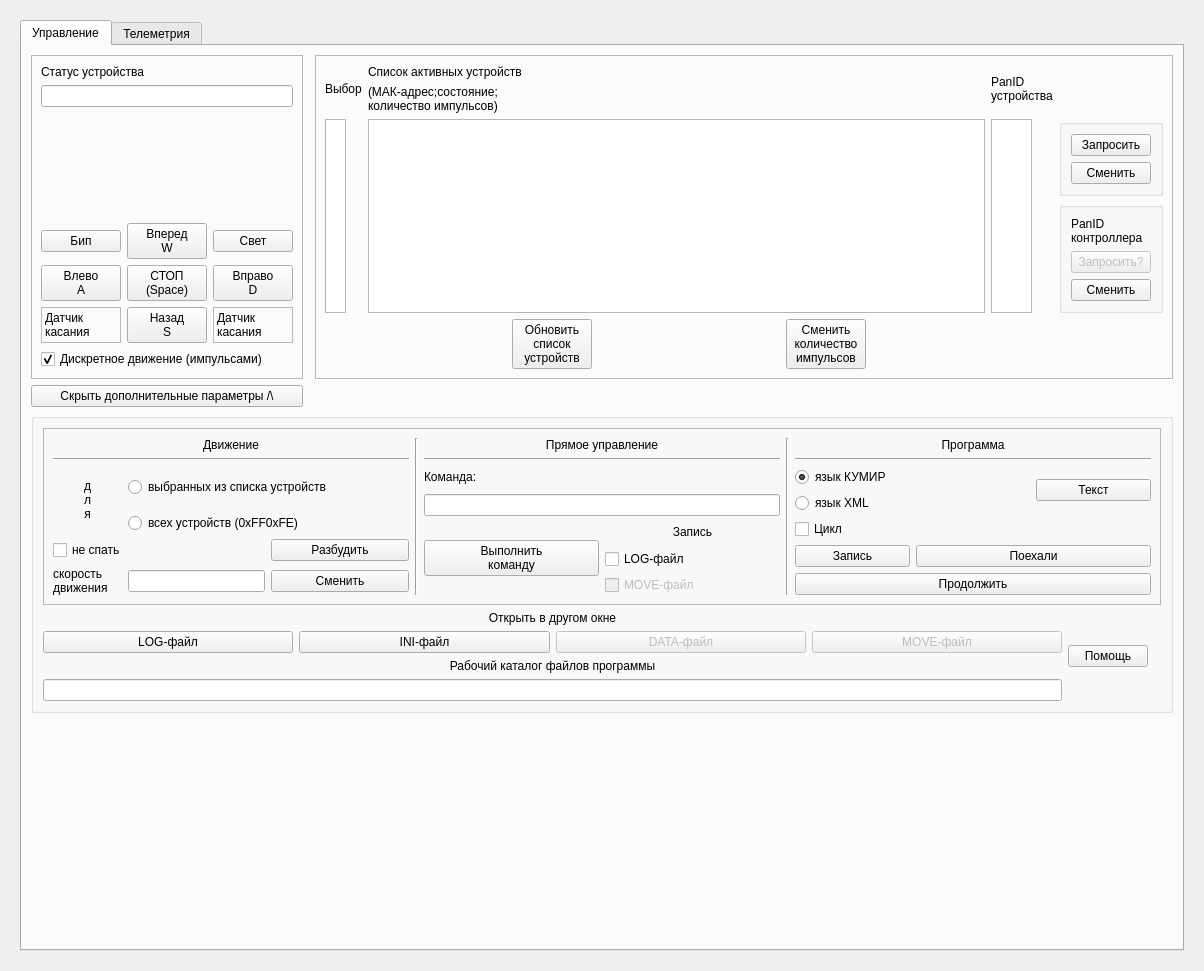
<?xml version="1.0" encoding="UTF-8"?>
<ui version="4.0">
 <class>SuperMode</class>
 <widget class="QWidget" name="SuperMode">
  <property name="geometry">
   <rect>
    <x>0</x>
    <y>0</y>
    <width>1204</width>
    <height>971</height>
   </rect>
  </property>
  <property name="windowTitle">
   <string>Form</string>
  </property>
  <layout class="QVBoxLayout" name="verticalLayout_3">
   <item>
    <widget class="QWidget" name="widget" native="true">
     <property name="sizePolicy">
      <sizepolicy hsizetype="Expanding" vsizetype="Expanding">
       <horstretch>0</horstretch>
       <verstretch>0</verstretch>
      </sizepolicy>
     </property>
     <layout class="QVBoxLayout" name="verticalLayout_4">
      <item>
       <widget class="QTabWidget" name="tabWidget">
        <property name="sizePolicy">
         <sizepolicy hsizetype="Expanding" vsizetype="Preferred">
          <horstretch>0</horstretch>
          <verstretch>0</verstretch>
         </sizepolicy>
        </property>
        <property name="currentIndex">
         <number>0</number>
        </property>
        <widget class="QWidget" name="tab_1">
         <attribute name="title">
          <string>Управление</string>
         </attribute>
         <layout class="QGridLayout" name="gridLayout">
          <property name="sizeConstraint">
           <enum>QLayout::SetDefaultConstraint</enum>
          </property>
          <item row="3" column="0" colspan="3">
           <widget class="QGroupBox" name="GDopParam">
            <property name="title">
             <string/>
            </property>
            <layout class="QGridLayout" name="gridLayout_6">
             <item row="2" column="0" colspan="4">
              <layout class="QHBoxLayout" name="horizontalLayout_5">
               <item>
                <layout class="QVBoxLayout" name="verticalLayout_7">
                 <item>
                  <widget class="QLabel" name="label_22">
                   <property name="text">
                    <string>&lt;html&gt;&lt;head/&gt;&lt;body&gt;&lt;p align=&quot;center&quot;&gt;Открыть в другом окне&lt;/p&gt;&lt;/body&gt;&lt;/html&gt;</string>
                   </property>
                  </widget>
                 </item>
                 <item>
                  <layout class="QHBoxLayout" name="horizontalLayout_3">
                   <item>
                    <widget class="QPushButton" name="BLog">
                     <property name="text">
                      <string>LOG-файл</string>
                     </property>
                    </widget>
                   </item>
                   <item>
                    <widget class="QPushButton" name="BParam">
                     <property name="text">
                      <string>INI-файл</string>
                     </property>
                    </widget>
                   </item>
                   <item>
                    <widget class="QPushButton" name="BData">
                     <property name="enabled">
                      <bool>false</bool>
                     </property>
                     <property name="text">
                      <string>DATA-файл</string>
                     </property>
                    </widget>
                   </item>
                   <item>
                    <widget class="QPushButton" name="BMove">
                     <property name="enabled">
                      <bool>false</bool>
                     </property>
                     <property name="text">
                      <string>MOVE-файл</string>
                     </property>
                    </widget>
                   </item>
                  </layout>
                 </item>
                 <item>
                  <widget class="QLabel" name="label_23">
                   <property name="text">
                    <string>&lt;html&gt;&lt;head/&gt;&lt;body&gt;&lt;p align=&quot;center&quot;&gt;Рабочий каталог файлов программы&lt;/p&gt;&lt;/body&gt;&lt;/html&gt;</string>
                   </property>
                  </widget>
                 </item>
                 <item>
                  <widget class="QLineEdit" name="ServerDir"/>
                 </item>
                </layout>
               </item>
               <item>
                <widget class="QPushButton" name="BHelp">
                 <property name="text">
                  <string>Помощь</string>
                 </property>
                </widget>
               </item>
               <item>
                <widget class="QLabel" name="logo">
                 <property name="sizePolicy">
                  <sizepolicy hsizetype="Fixed" vsizetype="Fixed">
                   <horstretch>0</horstretch>
                   <verstretch>0</verstretch>
                  </sizepolicy>
                 </property>
                 <property name="text">
                  <string/>
                 </property>
                 <property name="pixmap">
                  <pixmap resource="../res.qrc">:/image/image/umki_logo_m.png</pixmap>
                 </property>
                </widget>
               </item>
              </layout>
             </item>
             <item row="1" column="0" colspan="4">
              <widget class="QFrame" name="frame_3">
               <property name="frameShape">
                <enum>QFrame::StyledPanel</enum>
               </property>
               <property name="frameShadow">
                <enum>QFrame::Raised</enum>
               </property>
               <layout class="QHBoxLayout" name="horizontalLayout_4">
                <item>
                 <layout class="QVBoxLayout" name="verticalLayout_5">
                  <item>
                   <widget class="QLabel" name="label_16">
                    <property name="sizePolicy">
                     <sizepolicy hsizetype="Preferred" vsizetype="Fixed">
                      <horstretch>0</horstretch>
                      <verstretch>0</verstretch>
                     </sizepolicy>
                    </property>
                    <property name="text">
                     <string>&lt;html&gt;&lt;head/&gt;&lt;body&gt;&lt;p align=&quot;center&quot;&gt;Движение&lt;/p&gt;&lt;/body&gt;&lt;/html&gt;</string>
                    </property>
                   </widget>
                  </item>
                  <item>
                   <layout class="QGridLayout" name="gridLayout_7">
                    <item row="5" column="0">
                     <widget class="QLabel" name="label_15">
                      <property name="text">
                       <string>скорость
движения</string>
                      </property>
                     </widget>
                    </item>
                    <item row="3" column="1" colspan="4">
                     <widget class="QRadioButton" name="BAll">
                      <property name="text">
                       <string>всех устройств (0xFF0xFE)</string>
                      </property>
                      <property name="checked">
                       <bool>false</bool>
                      </property>
                     </widget>
                    </item>
                    <item row="0" column="0" colspan="5">
                     <widget class="Line" name="line_20">
                      <property name="orientation">
                       <enum>Qt::Horizontal</enum>
                      </property>
                     </widget>
                    </item>
                    <item row="5" column="1" colspan="2">
                     <widget class="QLineEdit" name="ImpS">
                      <property name="sizePolicy">
                       <sizepolicy hsizetype="Preferred" vsizetype="Fixed">
                        <horstretch>0</horstretch>
                        <verstretch>0</verstretch>
                       </sizepolicy>
                      </property>
                     </widget>
                    </item>
                    <item row="4" column="3" colspan="2">
                     <widget class="QPushButton" name="BAntiSleep">
                      <property name="text">
                       <string>Разбудить</string>
                      </property>
                     </widget>
                    </item>
                    <item row="5" column="3" colspan="2">
                     <widget class="QPushButton" name="BSpeed">
                      <property name="text">
                       <string>Сменить</string>
                      </property>
                     </widget>
                    </item>
                    <item row="1" column="1" rowspan="2" colspan="4">
                     <widget class="QRadioButton" name="BVibrSp">
                      <property name="text">
                       <string>выбранных из списка устройств</string>
                      </property>
                     </widget>
                    </item>
                    <item row="4" column="0" colspan="3">
                     <widget class="QCheckBox" name="checkUnsleep">
                      <property name="text">
                       <string>не спать</string>
                      </property>
                     </widget>
                    </item>
                    <item row="1" column="0" rowspan="3">
                     <widget class="QLabel" name="label_14">
                      <property name="text">
                       <string>д
л
я</string>
                      </property>
                      <property name="scaledContents">
                       <bool>false</bool>
                      </property>
                      <property name="alignment">
                       <set>Qt::AlignCenter</set>
                      </property>
                      <property name="margin">
                       <number>0</number>
                      </property>
                     </widget>
                    </item>
                   </layout>
                  </item>
                 </layout>
                </item>
                <item>
                 <widget class="Line" name="line">
                  <property name="orientation">
                   <enum>Qt::Vertical</enum>
                  </property>
                 </widget>
                </item>
                <item>
                 <layout class="QVBoxLayout" name="verticalLayout_8">
                  <item>
                   <widget class="QLabel" name="label_17">
                    <property name="sizePolicy">
                     <sizepolicy hsizetype="Preferred" vsizetype="Fixed">
                      <horstretch>0</horstretch>
                      <verstretch>0</verstretch>
                     </sizepolicy>
                    </property>
                    <property name="text">
                     <string>&lt;html&gt;&lt;head/&gt;&lt;body&gt;&lt;p align=&quot;center&quot;&gt;Прямое управление&lt;/p&gt;&lt;/body&gt;&lt;/html&gt;</string>
                    </property>
                   </widget>
                  </item>
                  <item>
                   <widget class="Line" name="line_26">
                    <property name="orientation">
                     <enum>Qt::Horizontal</enum>
                    </property>
                   </widget>
                  </item>
                  <item>
                   <layout class="QGridLayout" name="gridLayout_5">
                    <item row="3" column="1">
                     <widget class="QCheckBox" name="checkLog">
                      <property name="text">
                       <string>LOG-файл</string>
                      </property>
                      <property name="autoRepeatDelay">
                       <number>200</number>
                      </property>
                     </widget>
                    </item>
                    <item row="4" column="1">
                     <widget class="QCheckBox" name="checkMove">
                      <property name="enabled">
                       <bool>false</bool>
                      </property>
                      <property name="text">
                       <string>MOVE-файл</string>
                      </property>
                     </widget>
                    </item>
                    <item row="0" column="0">
                     <widget class="QLabel" name="label_18">
                      <property name="text">
                       <string>&lt;html&gt;&lt;head/&gt;&lt;body&gt;&lt;p&gt;Команда:&lt;/p&gt;&lt;/body&gt;&lt;/html&gt;</string>
                      </property>
                     </widget>
                    </item>
                    <item row="1" column="0" colspan="2">
                     <widget class="QLineEdit" name="CommTextEdit"/>
                    </item>
                    <item row="2" column="1">
                     <widget class="QLabel" name="label_19">
                      <property name="text">
                       <string>&lt;html&gt;&lt;head/&gt;&lt;body&gt;&lt;p align=&quot;center&quot;&gt;Запись&lt;/p&gt;&lt;/body&gt;&lt;/html&gt;</string>
                      </property>
                     </widget>
                    </item>
                    <item row="2" column="0" rowspan="3">
                     <widget class="QPushButton" name="BRuchnComm">
                      <property name="text">
                       <string>Выполнить
команду</string>
                      </property>
                     </widget>
                    </item>
                   </layout>
                  </item>
                 </layout>
                </item>
                <item>
                 <widget class="Line" name="line_2">
                  <property name="orientation">
                   <enum>Qt::Vertical</enum>
                  </property>
                 </widget>
                </item>
                <item>
                 <layout class="QVBoxLayout" name="verticalLayout_6">
                  <item>
                   <widget class="QLabel" name="label_30">
                    <property name="sizePolicy">
                     <sizepolicy hsizetype="Preferred" vsizetype="Fixed">
                      <horstretch>0</horstretch>
                      <verstretch>0</verstretch>
                     </sizepolicy>
                    </property>
                    <property name="text">
                     <string>&lt;html&gt;&lt;head/&gt;&lt;body&gt;&lt;p align=&quot;center&quot;&gt;Программа&lt;/p&gt;&lt;/body&gt;&lt;/html&gt;</string>
                    </property>
                   </widget>
                  </item>
                  <item>
                   <widget class="Line" name="line_32">
                    <property name="orientation">
                     <enum>Qt::Horizontal</enum>
                    </property>
                   </widget>
                  </item>
                  <item>
                   <layout class="QGridLayout" name="gridLayout_9">
                    <item row="1" column="0" colspan="2">
                     <widget class="QRadioButton" name="BXML">
                      <property name="text">
                       <string>язык XML</string>
                      </property>
                     </widget>
                    </item>
                    <item row="2" column="0" colspan="3">
                     <widget class="QCheckBox" name="checkCicl">
                      <property name="text">
                       <string>Цикл</string>
                      </property>
                     </widget>
                    </item>
                    <item row="3" column="1" colspan="2">
                     <widget class="QPushButton" name="BPlay">
                      <property name="text">
                       <string>Поехали</string>
                      </property>
                      <property name="checkable">
                       <bool>true</bool>
                      </property>
                     </widget>
                    </item>
                    <item row="0" column="0" colspan="2">
                     <widget class="QRadioButton" name="BKumir">
                      <property name="text">
                       <string>язык КУМИР</string>
                      </property>
                      <property name="checked">
                       <bool>true</bool>
                      </property>
                     </widget>
                    </item>
                    <item row="0" column="2" rowspan="2">
                     <widget class="QPushButton" name="BPokazProgr">
                      <property name="text">
                       <string>Текст</string>
                      </property>
                     </widget>
                    </item>
                    <item row="3" column="0">
                     <widget class="QPushButton" name="BRec">
                      <property name="text">
                       <string>Запись</string>
                      </property>
                      <property name="checkable">
                       <bool>true</bool>
                      </property>
                     </widget>
                    </item>
                    <item row="4" column="0" colspan="3">
                     <widget class="QPushButton" name="BContinue">
                      <property name="text">
                       <string>Продолжить</string>
                      </property>
                     </widget>
                    </item>
                   </layout>
                  </item>
                 </layout>
                </item>
               </layout>
              </widget>
             </item>
            </layout>
           </widget>
          </item>
          <item row="1" column="0">
           <widget class="QPushButton" name="BDopParam">
            <property name="text">
             <string>Скрыть дополнительные параметры /\</string>
            </property>
            <property name="checkable">
             <bool>true</bool>
            </property>
           </widget>
          </item>
          <item row="0" column="2">
           <widget class="QFrame" name="frame">
            <property name="sizePolicy">
             <sizepolicy hsizetype="Expanding" vsizetype="Expanding">
              <horstretch>0</horstretch>
              <verstretch>0</verstretch>
             </sizepolicy>
            </property>
            <property name="frameShape">
             <enum>QFrame::StyledPanel</enum>
            </property>
            <property name="frameShadow">
             <enum>QFrame::Raised</enum>
            </property>
            <layout class="QGridLayout" name="gridLayout_3">
             <item row="0" column="0" rowspan="2">
              <widget class="QLabel" name="label_8">
               <property name="sizePolicy">
                <sizepolicy hsizetype="Preferred" vsizetype="Fixed">
                 <horstretch>0</horstretch>
                 <verstretch>0</verstretch>
                </sizepolicy>
               </property>
               <property name="text">
                <string>Выбор</string>
               </property>
              </widget>
             </item>
             <item row="2" column="4">
              <widget class="QGroupBox" name="groupBox_2">
               <property name="title">
                <string/>
               </property>
               <layout class="QVBoxLayout" name="verticalLayout">
                <item>
                 <widget class="QPushButton" name="ZapPanId">
                  <property name="text">
                   <string>Запросить</string>
                  </property>
                 </widget>
                </item>
                <item>
                 <widget class="QPushButton" name="IzmPanId">
                  <property name="text">
                   <string>Сменить</string>
                  </property>
                 </widget>
                </item>
               </layout>
              </widget>
             </item>
             <item row="2" column="1" rowspan="2">
              <widget class="QListWidget" name="listV">
               <property name="editTriggers">
                <set>QAbstractItemView::NoEditTriggers</set>
               </property>
               <property name="showDropIndicator" stdset="0">
                <bool>false</bool>
               </property>
               <property name="selectionMode">
                <enum>QAbstractItemView::MultiSelection</enum>
               </property>
               <property name="selectionRectVisible">
                <bool>false</bool>
               </property>
              </widget>
             </item>
             <item row="0" column="2" rowspan="2">
              <widget class="QLabel" name="label_10">
               <property name="sizePolicy">
                <sizepolicy hsizetype="Preferred" vsizetype="Fixed">
                 <horstretch>0</horstretch>
                 <verstretch>0</verstretch>
                </sizepolicy>
               </property>
               <property name="text">
                <string>PanID
устройства</string>
               </property>
              </widget>
             </item>
             <item row="3" column="4">
              <widget class="QGroupBox" name="groupBox">
               <property name="title">
                <string/>
               </property>
               <layout class="QVBoxLayout" name="verticalLayout_2">
                <item>
                 <widget class="QLabel" name="label_12">
                  <property name="text">
                   <string>PanID
контроллера</string>
                  </property>
                 </widget>
                </item>
                <item>
                 <widget class="QPushButton" name="ZapPanKONTR">
                  <property name="enabled">
                   <bool>false</bool>
                  </property>
                  <property name="text">
                   <string>Запросить?</string>
                  </property>
                 </widget>
                </item>
                <item>
                 <widget class="QPushButton" name="IzmPanIdKONTR">
                  <property name="text">
                   <string>Сменить</string>
                  </property>
                 </widget>
                </item>
               </layout>
              </widget>
             </item>
             <item row="1" column="1">
              <widget class="QLabel" name="label_9">
               <property name="sizePolicy">
                <sizepolicy hsizetype="Preferred" vsizetype="Fixed">
                 <horstretch>0</horstretch>
                 <verstretch>0</verstretch>
                </sizepolicy>
               </property>
               <property name="text">
                <string>(МАК-адрес;состояние;
количество импульсов)</string>
               </property>
              </widget>
             </item>
             <item row="2" column="0" rowspan="2">
              <widget class="QListWidget" name="listVibr">
               <property name="sizePolicy">
                <sizepolicy hsizetype="Fixed" vsizetype="Expanding">
                 <horstretch>0</horstretch>
                 <verstretch>0</verstretch>
                </sizepolicy>
               </property>
               <property name="minimumSize">
                <size>
                 <width>21</width>
                 <height>0</height>
                </size>
               </property>
               <property name="maximumSize">
                <size>
                 <width>21</width>
                 <height>16777215</height>
                </size>
               </property>
               <property name="selectionMode">
                <enum>QAbstractItemView::MultiSelection</enum>
               </property>
              </widget>
             </item>
             <item row="2" column="2" rowspan="2">
              <widget class="QListWidget" name="list_PANID">
               <property name="sizePolicy">
                <sizepolicy hsizetype="Fixed" vsizetype="Expanding">
                 <horstretch>0</horstretch>
                 <verstretch>0</verstretch>
                </sizepolicy>
               </property>
               <property name="minimumSize">
                <size>
                 <width>41</width>
                 <height>0</height>
                </size>
               </property>
               <property name="maximumSize">
                <size>
                 <width>41</width>
                 <height>16777215</height>
                </size>
               </property>
               <property name="selectionMode">
                <enum>QAbstractItemView::MultiSelection</enum>
               </property>
              </widget>
             </item>
             <item row="4" column="0" colspan="3">
              <layout class="QHBoxLayout" name="horizontalLayout_2">
               <item>
                <spacer name="horizontalSpacer">
                 <property name="orientation">
                  <enum>Qt::Horizontal</enum>
                 </property>
                 <property name="sizeHint" stdset="0">
                  <size>
                   <width>40</width>
                   <height>20</height>
                  </size>
                 </property>
                </spacer>
               </item>
               <item>
                <widget class="QPushButton" name="BUpdate">
                 <property name="text">
                  <string>Обновить
список
устройств</string>
                 </property>
                </widget>
               </item>
               <item>
                <spacer name="horizontalSpacer_3">
                 <property name="orientation">
                  <enum>Qt::Horizontal</enum>
                 </property>
                 <property name="sizeHint" stdset="0">
                  <size>
                   <width>40</width>
                   <height>20</height>
                  </size>
                 </property>
                </spacer>
               </item>
               <item>
                <widget class="QPushButton" name="BDiscrImp">
                 <property name="text">
                  <string>Сменить
количество
импульсов</string>
                 </property>
                </widget>
               </item>
               <item>
                <spacer name="horizontalSpacer_2">
                 <property name="orientation">
                  <enum>Qt::Horizontal</enum>
                 </property>
                 <property name="sizeHint" stdset="0">
                  <size>
                   <width>40</width>
                   <height>20</height>
                  </size>
                 </property>
                </spacer>
               </item>
              </layout>
             </item>
             <item row="0" column="1">
              <widget class="QLabel" name="label_7">
               <property name="sizePolicy">
                <sizepolicy hsizetype="Preferred" vsizetype="Fixed">
                 <horstretch>0</horstretch>
                 <verstretch>0</verstretch>
                </sizepolicy>
               </property>
               <property name="text">
                <string>Список активных устройств</string>
               </property>
              </widget>
             </item>
            </layout>
           </widget>
          </item>
          <item row="0" column="0">
           <widget class="QFrame" name="frame_2">
            <property name="sizePolicy">
             <sizepolicy hsizetype="Maximum" vsizetype="Preferred">
              <horstretch>0</horstretch>
              <verstretch>0</verstretch>
             </sizepolicy>
            </property>
            <property name="frameShape">
             <enum>QFrame::StyledPanel</enum>
            </property>
            <property name="frameShadow">
             <enum>QFrame::Raised</enum>
            </property>
            <layout class="QGridLayout" name="gridLayout_4">
             <item row="0" column="1">
              <widget class="QLabel" name="label">
               <property name="sizePolicy">
                <sizepolicy hsizetype="Expanding" vsizetype="Fixed">
                 <horstretch>0</horstretch>
                 <verstretch>0</verstretch>
                </sizepolicy>
               </property>
               <property name="text">
                <string>Статус устройства</string>
               </property>
              </widget>
             </item>
             <item row="1" column="1">
              <widget class="QLineEdit" name="LStatus">
               <property name="text">
                <string/>
               </property>
              </widget>
             </item>
             <item row="3" column="1">
              <layout class="QGridLayout" name="gridLayout_2">
               <item row="1" column="0">
                <widget class="QPushButton" name="BLeft">
                 <property name="text">
                  <string>Влево
A</string>
                 </property>
                </widget>
               </item>
               <item row="1" column="1">
                <widget class="QPushButton" name="BStop">
                 <property name="text">
                  <string>СТОП
(Space)</string>
                 </property>
                </widget>
               </item>
               <item row="2" column="1">
                <widget class="QPushButton" name="BDown">
                 <property name="text">
                  <string>Назад
S</string>
                 </property>
                </widget>
               </item>
               <item row="2" column="0">
                <widget class="QLabel" name="LeftDat">
                 <property name="autoFillBackground">
                  <bool>false</bool>
                 </property>
                 <property name="frameShape">
                  <enum>QFrame::StyledPanel</enum>
                 </property>
                 <property name="text">
                  <string>Датчик
касания</string>
                 </property>
                </widget>
               </item>
               <item row="0" column="2">
                <widget class="QPushButton" name="BLight">
                 <property name="text">
                  <string>Свет</string>
                 </property>
                </widget>
               </item>
               <item row="0" column="1">
                <widget class="QPushButton" name="BUp">
                 <property name="text">
                  <string>Вперед
W</string>
                 </property>
                </widget>
               </item>
               <item row="1" column="2">
                <widget class="QPushButton" name="BRight">
                 <property name="text">
                  <string>Вправо
D</string>
                 </property>
                </widget>
               </item>
               <item row="0" column="0">
                <widget class="QPushButton" name="BBell">
                 <property name="sizePolicy">
                  <sizepolicy hsizetype="Minimum" vsizetype="Fixed">
                   <horstretch>0</horstretch>
                   <verstretch>0</verstretch>
                  </sizepolicy>
                 </property>
                 <property name="text">
                  <string>Бип</string>
                 </property>
                </widget>
               </item>
               <item row="2" column="2">
                <widget class="QLabel" name="RightDat">
                 <property name="autoFillBackground">
                  <bool>false</bool>
                 </property>
                 <property name="frameShape">
                  <enum>QFrame::StyledPanel</enum>
                 </property>
                 <property name="frameShadow">
                  <enum>QFrame::Plain</enum>
                 </property>
                 <property name="text">
                  <string>Датчик
касания</string>
                 </property>
                </widget>
               </item>
               <item row="3" column="0" colspan="3">
                <widget class="QCheckBox" name="checkDiskr">
                 <property name="text">
                  <string>Дискретное движение (импульсами)</string>
                 </property>
                 <property name="checked">
                  <bool>true</bool>
                 </property>
                </widget>
               </item>
              </layout>
             </item>
             <item row="2" column="1">
              <spacer name="verticalSpacer_4">
               <property name="orientation">
                <enum>Qt::Vertical</enum>
               </property>
               <property name="sizeHint" stdset="0">
                <size>
                 <width>20</width>
                 <height>40</height>
                </size>
               </property>
              </spacer>
             </item>
            </layout>
           </widget>
          </item>
          <item row="4" column="0" colspan="2">
           <spacer name="verticalSpacer">
            <property name="orientation">
             <enum>Qt::Vertical</enum>
            </property>
            <property name="sizeHint" stdset="0">
             <size>
              <width>20</width>
              <height>40</height>
             </size>
            </property>
           </spacer>
          </item>
         </layout>
        </widget>
        <widget class="QWidget" name="tab_2">
         <property name="sizePolicy">
          <sizepolicy hsizetype="Expanding" vsizetype="Expanding">
           <horstretch>0</horstretch>
           <verstretch>0</verstretch>
          </sizepolicy>
         </property>
         <attribute name="title">
          <string>Телеметрия</string>
         </attribute>
         <layout class="QGridLayout" name="gridLayout_8">
          <item row="6" column="1">
           <widget class="QLineEdit" name="LEn">
            <property name="sizePolicy">
             <sizepolicy hsizetype="Preferred" vsizetype="Fixed">
              <horstretch>0</horstretch>
              <verstretch>0</verstretch>
             </sizepolicy>
            </property>
            <property name="maxLength">
             <number>10</number>
            </property>
           </widget>
          </item>
          <item row="1" column="4">
           <widget class="QPushButton" name="BDim">
            <property name="sizePolicy">
             <sizepolicy hsizetype="Minimum" vsizetype="Fixed">
              <horstretch>0</horstretch>
              <verstretch>0</verstretch>
             </sizepolicy>
            </property>
            <property name="text">
             <string>Задымленность</string>
            </property>
            <property name="checkable">
             <bool>true</bool>
            </property>
            <property name="autoDefault">
             <bool>true</bool>
            </property>
            <property name="flat">
             <bool>false</bool>
            </property>
           </widget>
          </item>
          <item row="6" column="6">
           <widget class="QLabel" name="label_28">
            <property name="text">
             <string>Па</string>
            </property>
           </widget>
          </item>
          <item row="1" column="8">
           <spacer name="horizontalSpacer_5">
            <property name="orientation">
             <enum>Qt::Horizontal</enum>
            </property>
            <property name="sizeHint" stdset="0">
             <size>
              <width>40</width>
              <height>20</height>
             </size>
            </property>
           </spacer>
          </item>
          <item row="6" column="0">
           <widget class="QPushButton" name="BGrphE">
            <property name="enabled">
             <bool>true</bool>
            </property>
            <property name="text">
             <string>График
заряда</string>
            </property>
            <property name="checkable">
             <bool>true</bool>
            </property>
           </widget>
          </item>
          <item row="1" column="7">
           <widget class="QPushButton" name="BRezult">
            <property name="sizePolicy">
             <sizepolicy hsizetype="Minimum" vsizetype="Fixed">
              <horstretch>0</horstretch>
              <verstretch>0</verstretch>
             </sizepolicy>
            </property>
            <property name="text">
             <string>Результаты</string>
            </property>
           </widget>
          </item>
          <item row="3" column="2">
           <widget class="QLabel" name="label_25">
            <property name="text">
             <string>лк</string>
            </property>
           </widget>
          </item>
          <item row="9" column="4">
           <spacer name="verticalSpacer_2">
            <property name="orientation">
             <enum>Qt::Vertical</enum>
            </property>
            <property name="sizeHint" stdset="0">
             <size>
              <width>20</width>
              <height>40</height>
             </size>
            </property>
           </spacer>
          </item>
          <item row="5" column="4">
           <widget class="QPushButton" name="BBar">
            <property name="text">
             <string>Давление,
влажность</string>
            </property>
            <property name="checkable">
             <bool>true</bool>
            </property>
            <property name="autoDefault">
             <bool>true</bool>
            </property>
            <property name="flat">
             <bool>false</bool>
            </property>
           </widget>
          </item>
          <item row="3" column="1">
           <widget class="QLineEdit" name="LOsv">
            <property name="sizePolicy">
             <sizepolicy hsizetype="Preferred" vsizetype="Fixed">
              <horstretch>0</horstretch>
              <verstretch>0</verstretch>
             </sizepolicy>
            </property>
            <property name="maxLength">
             <number>10</number>
            </property>
           </widget>
          </item>
          <item row="7" column="5">
           <widget class="QLineEdit" name="LVl"/>
          </item>
          <item row="2" column="0">
           <widget class="QPushButton" name="BGrph">
            <property name="text">
             <string>График
температуры</string>
            </property>
            <property name="checkable">
             <bool>true</bool>
            </property>
           </widget>
          </item>
          <item row="7" column="6">
           <widget class="QLabel" name="label_29">
            <property name="text">
             <string>%</string>
            </property>
           </widget>
          </item>
          <item row="2" column="5">
           <widget class="QLineEdit" name="LDim"/>
          </item>
          <item row="2" column="6">
           <widget class="QLabel" name="label_27">
            <property name="text">
             <string>?</string>
            </property>
           </widget>
          </item>
          <item row="2" column="2">
           <widget class="QLabel" name="label_24">
            <property name="text">
             <string>гр</string>
            </property>
           </widget>
          </item>
          <item row="2" column="1">
           <widget class="QLineEdit" name="LTemp">
            <property name="sizePolicy">
             <sizepolicy hsizetype="Preferred" vsizetype="Fixed">
              <horstretch>0</horstretch>
              <verstretch>0</verstretch>
             </sizepolicy>
            </property>
            <property name="maxLength">
             <number>10</number>
            </property>
           </widget>
          </item>
          <item row="3" column="3">
           <spacer name="horizontalSpacer_4">
            <property name="orientation">
             <enum>Qt::Horizontal</enum>
            </property>
            <property name="sizeHint" stdset="0">
             <size>
              <width>40</width>
              <height>20</height>
             </size>
            </property>
           </spacer>
          </item>
          <item row="2" column="4">
           <widget class="QPushButton" name="BGrphD">
            <property name="text">
             <string>График
задымленности</string>
            </property>
            <property name="checkable">
             <bool>true</bool>
            </property>
           </widget>
          </item>
          <item row="6" column="4">
           <widget class="QPushButton" name="BGrphB">
            <property name="text">
             <string>График
Давления</string>
            </property>
            <property name="checkable">
             <bool>true</bool>
            </property>
           </widget>
          </item>
          <item row="7" column="4">
           <widget class="QPushButton" name="BGrphVl">
            <property name="text">
             <string>График
Влажности</string>
            </property>
            <property name="checkable">
             <bool>true</bool>
            </property>
           </widget>
          </item>
          <item row="6" column="5">
           <widget class="QLineEdit" name="LBar"/>
          </item>
          <item row="6" column="2">
           <widget class="QLabel" name="label_26">
            <property name="text">
             <string>V</string>
            </property>
           </widget>
          </item>
          <item row="5" column="0">
           <widget class="QPushButton" name="BEnerg">
            <property name="text">
             <string>Заряд
батареии</string>
            </property>
            <property name="checkable">
             <bool>true</bool>
            </property>
            <property name="autoDefault">
             <bool>true</bool>
            </property>
            <property name="flat">
             <bool>false</bool>
            </property>
           </widget>
          </item>
          <item row="1" column="0">
           <widget class="QPushButton" name="BTemp">
            <property name="sizePolicy">
             <sizepolicy hsizetype="Minimum" vsizetype="Fixed">
              <horstretch>0</horstretch>
              <verstretch>0</verstretch>
             </sizepolicy>
            </property>
            <property name="text">
             <string>Температура</string>
            </property>
            <property name="checkable">
             <bool>true</bool>
            </property>
            <property name="autoDefault">
             <bool>true</bool>
            </property>
            <property name="flat">
             <bool>false</bool>
            </property>
           </widget>
          </item>
          <item row="0" column="0" colspan="8">
           <widget class="QLabel" name="LRegGrph">
            <property name="sizePolicy">
             <sizepolicy hsizetype="Preferred" vsizetype="Fixed">
              <horstretch>0</horstretch>
              <verstretch>0</verstretch>
             </sizepolicy>
            </property>
            <property name="text">
             <string>Режим:</string>
            </property>
           </widget>
          </item>
          <item row="3" column="0">
           <widget class="QPushButton" name="BGrphO">
            <property name="text">
             <string>График
освещенности</string>
            </property>
            <property name="checkable">
             <bool>true</bool>
            </property>
           </widget>
          </item>
          <item row="4" column="3">
           <spacer name="verticalSpacer_3">
            <property name="orientation">
             <enum>Qt::Vertical</enum>
            </property>
            <property name="sizeType">
             <enum>QSizePolicy::Preferred</enum>
            </property>
            <property name="sizeHint" stdset="0">
             <size>
              <width>20</width>
              <height>40</height>
             </size>
            </property>
           </spacer>
          </item>
         </layout>
        </widget>
       </widget>
      </item>
     </layout>
    </widget>
   </item>
  </layout>
 </widget>
 <resources>
  <include location="../res.qrc"/>
 </resources>
 <connections/>
</ui>
